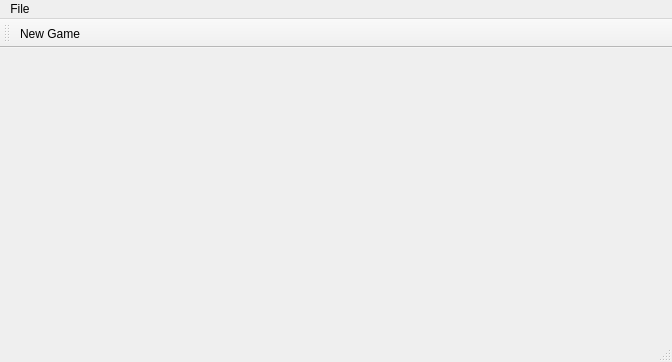
<?xml version="1.0" encoding="UTF-8"?>
<ui version="4.0">
 <class>MainWindow</class>
 <widget class="QMainWindow" name="MainWindow">
  <property name="geometry">
   <rect>
    <x>0</x>
    <y>0</y>
    <width>672</width>
    <height>362</height>
   </rect>
  </property>
  <property name="windowTitle">
   <string>MainWindow</string>
  </property>
  <widget class="QWidget" name="centralWidget">
   <layout class="QGridLayout" name="gridLayout"/>
  </widget>
  <widget class="QMenuBar" name="menuBar">
   <property name="geometry">
    <rect>
     <x>0</x>
     <y>0</y>
     <width>672</width>
     <height>21</height>
    </rect>
   </property>
   <widget class="QMenu" name="menuFile">
    <property name="title">
     <string>File</string>
    </property>
    <addaction name="actionNew_Game"/>
   </widget>
   <addaction name="menuFile"/>
  </widget>
  <widget class="QToolBar" name="mainToolBar">
   <attribute name="toolBarArea">
    <enum>TopToolBarArea</enum>
   </attribute>
   <attribute name="toolBarBreak">
    <bool>false</bool>
   </attribute>
   <addaction name="actionNew_Game"/>
  </widget>
  <widget class="QStatusBar" name="statusBar"/>
  <action name="actionNew_Game">
   <property name="text">
    <string>New Game</string>
   </property>
  </action>
  <action name="actionFedg">
   <property name="text">
    <string>fedg</string>
   </property>
  </action>
 </widget>
 <layoutdefault spacing="6" margin="11"/>
 <resources/>
 <connections/>
</ui>
